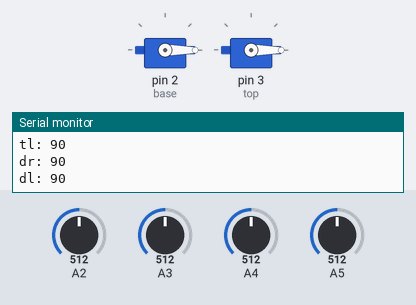
Recording of a sketch running on a simulated Arduino Uno, built with avr-gcc and run on an emulated ATmega328P. On the bench: 2 × servo, the last lines printed to the serial monitor. The inputs (shaded band) are chosen by the test bench; at power-on: A3 = 512, A4 = 512, A5 = 512, A2 = 512.

Above: at 1.2 s.
1.3 s: A3 set to 534
At 3.62 s:
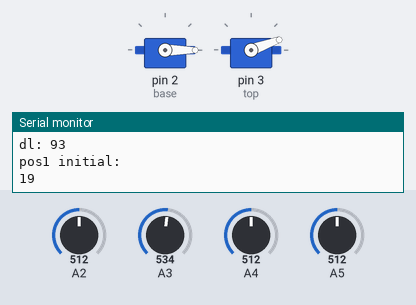
4.3 s: A4 set to 523
5.8 s: A5 set to 518
At 7.3 s:
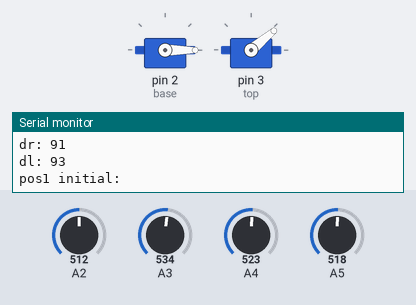
8.8 s: A2 set to 306
At 9.8 s:
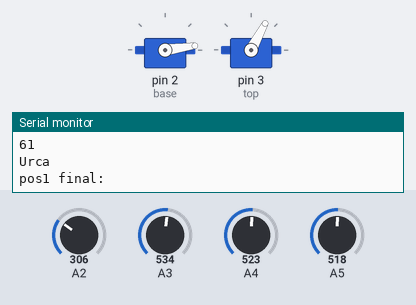
11.8 s: A5 set to 306
14.8 s: A2 set to 190
At 17.23 s:
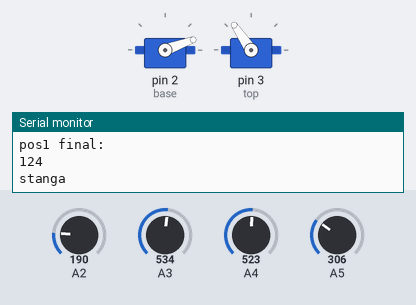
Timing chart, 0 to 20.7 s (numbered marks = the images above; inputs shaded):
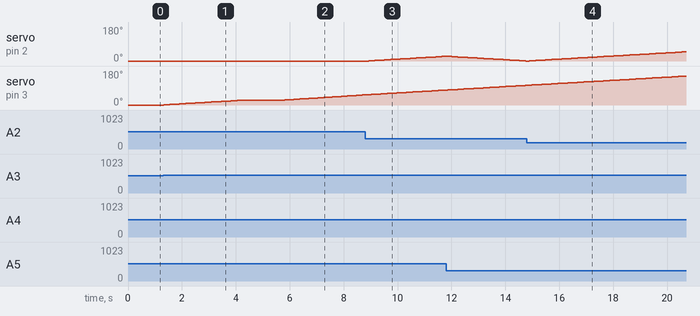

Measured:
- the behaviour switches between 522 and 523 on A3 (found by bisection; images 0 and 1)
- after the input at 1.3 s, servo on pin 3 (top): moves from 0° to 26° over 3.0 s, starting at once
- after the input at 4.3 s, servo on pin 3 (top): stays 26° (without the input it goes to 27° after 0.11 s)
- after the input at 5.8 s, servo on pin 3 (top): moves from 26° to 54° over 3.0 s, starting at once
- after the input at 8.8 s, servo on pin 2 (base): moves from 0° to 25° over 2.8 s, starting after 0.12 s
- after the input at 14.8 s, servo on pin 2 (base): moves from 0° to 49° over 5.8 s, starting after 0.08 s

The sketch:

proiect_mea.ino
```cpp
#include <Servo.h>

Servo base;
Servo top;

int reztr;
int rezdr;
int rezdl;
int reztl;
int min=200;
int xtr;
int xtl;
int xdr;
int xdl;


void setup() {
  base.attach(2);
  top.attach(3);
  Serial.begin(9600);
  top.write(0);
  base.write(0);
  reztl = analogRead(A2);
  rezdl = analogRead(A3);
  reztr = analogRead(A4);
  rezdr = analogRead(A5);

  reztr = map(reztr, 0, 1023, 0, 180);
  rezdr = map(rezdr, 0, 1023, 0, 180);
  rezdl = map(rezdl, 0, 1023, 0, 180);
  reztl = map(reztl, 0, 1023, 0, 180);
  if(reztr<min)
  {
    min = reztr;
  }
  if(reztl<min)
  {
    min = reztl;
  }
  if(rezdl<min)
  {
    min = rezdl;

  }
  if(rezdr<min)
  {
    min = rezdr;
  }
  xtr = reztr - min;
  xtl = reztl - min;
  xdl = rezdl - min;
  xdr = rezdr - min;


}

void loop() {
  reztl = analogRead(A2);
  rezdl = analogRead(A3);
  reztr = analogRead(A4);
  rezdr = analogRead(A5);

  reztr = map(reztr, 0, 1023, 0, 180);
  rezdr = map(rezdr, 0, 1023, 0, 180);
  rezdl = map(rezdl, 0, 1023, 0, 180);
  reztl = map(reztl, 0, 1023, 0, 180);

  reztr = reztr - xtr;
  reztl = reztl - xtl ;
  rezdl = rezdl - xdl;
  rezdr = rezdr - xdr;

  int avgT = (reztr + reztl)/2;
  int avgB = (rezdl + rezdr)/2;
  int avgL = (reztl + rezdl)/2;
  int avgR = (reztr + rezdr)/2;

  Serial.print("tr: ");
  Serial.println(reztr);
  Serial.print("tl: ");
  Serial.println(reztl);
  Serial.print("dr: ");
  Serial.println(rezdr);
  Serial.print("dl: ");
  Serial.println(rezdl);

  if (avgT != avgB) {
    UpDown(avgT, avgB);
  }
  if (avgL != avgR) {
    LeftRight(avgL, avgR);
  }

  delay(100);
}

void UpDown(int avgT, int avgB){
  int pos1= top.read();
  Serial.print("pos1 initial: \n");
  Serial.println(pos1);
  if(avgT > avgB){
     pos1 = --pos1;
     Serial.print("Coboara \n");
    }
  	 else
     {
      pos1 = ++pos1;
      Serial.print("Urca \n");
     }
  pos1 = constrain(pos1, 0, 170);
  top.write(pos1);
  Serial.print("pos1 final: \n");
  Serial.println(pos1);

}

void LeftRight(int avgL, int avgR){
  int pos2= base.read();
  if(avgL > avgR)
   {
    pos2 = --pos2;
    Serial.print("dreapta \n");
   }
  	else
    {
     pos2 = ++pos2;
     Serial.print("stanga \n");
    }
  pos2 = constrain(pos2, 0, 180);
  base.write(pos2);
}
```
